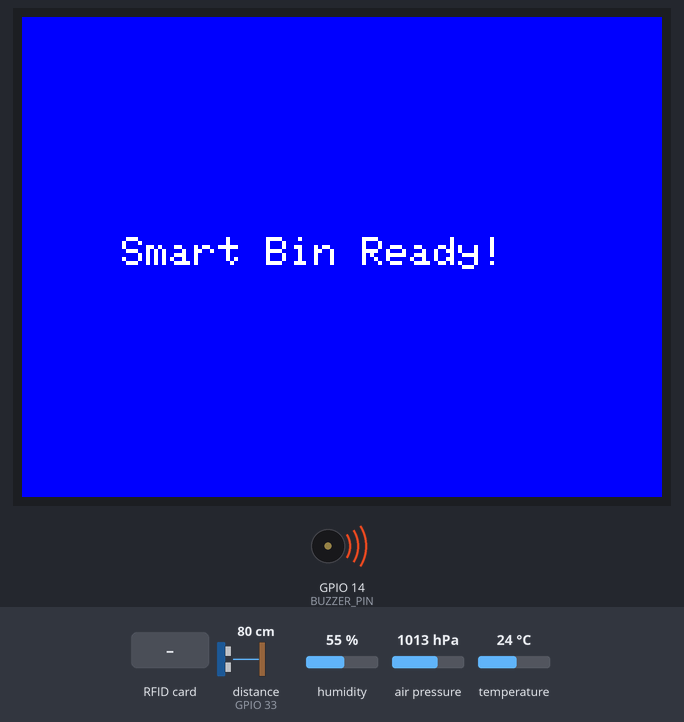
Simulated run of this program. Board: ESP32. On the bench: 320×240 colour display, buzzer (waves = sounding, pin HIGH). Wiring (inferred from the names in the program): ultrasonic range finder: trigger GPIO 32; echo GPIO 33. The inputs (shaded band) are chosen by the test bench; at power-on: distance to the obstacle (sensor on GPIO 33) 80 cm, humidity 55 %, air pressure 1013 hPa, temperature 24 °C. The echo pulse lasts 58.3 µs per cm; WiFi joins after 1.5 s; servers stay silent unless stated; random numbers use the default seed unless the program sets one; no MQTT or app messages arrive unless stated; not simulated (calls return 0 or success): secrets.h; pins used as bus, display or sensor lines are not drawn.

Above: at 2.2 s.
At 3.7 s:
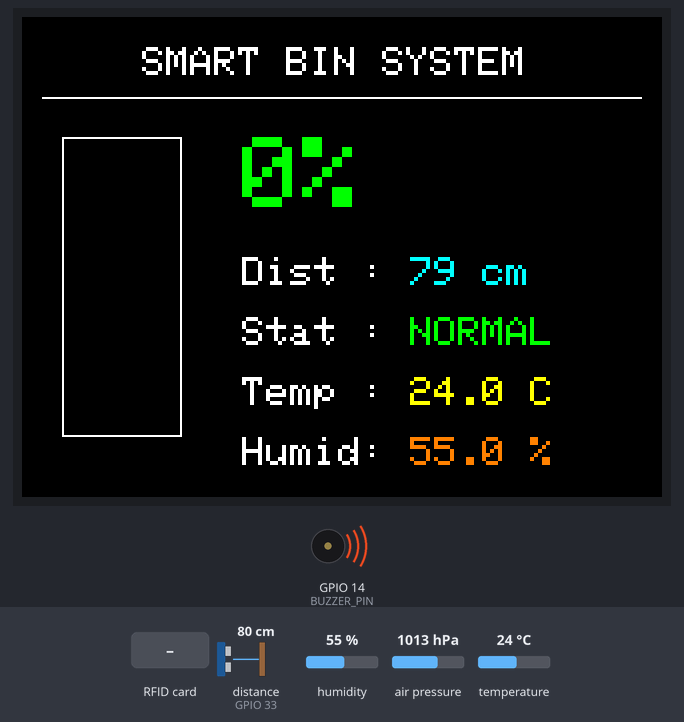
3.8 s: distance to the obstacle (sensor on GPIO 33) set to 2 cm
At 8.0 s:
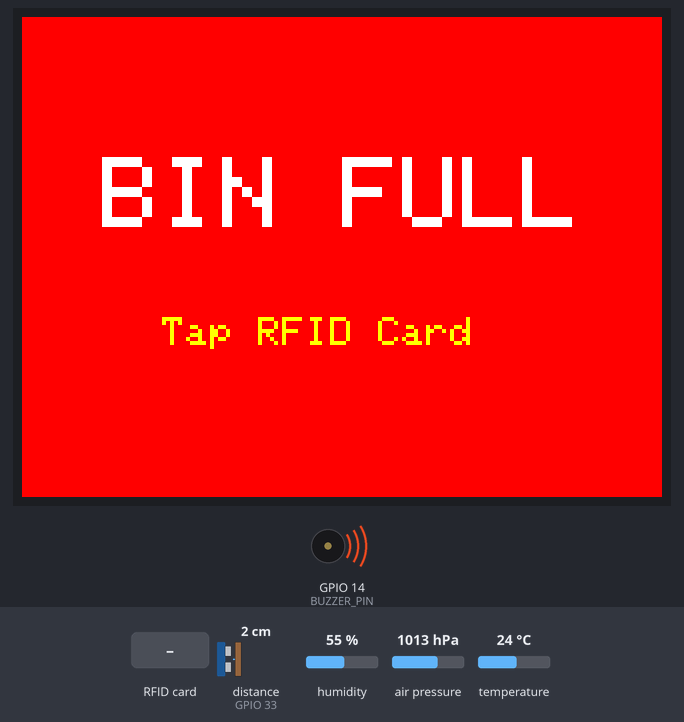
8.3 s: RFID card C6 FB 34 06 held to the reader
At 9.4 s:
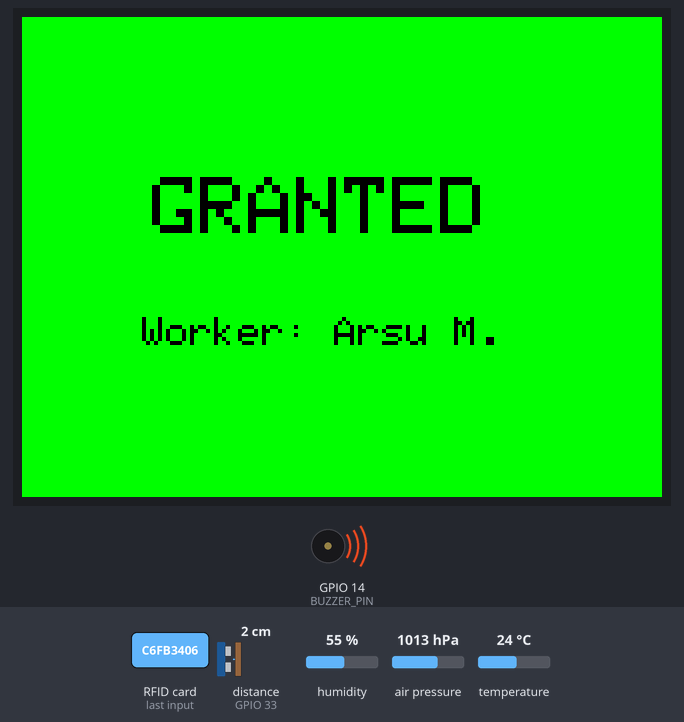
13.6 s: RFID card 5E 7A 19 C4 held to the reader
At 14.2 s:
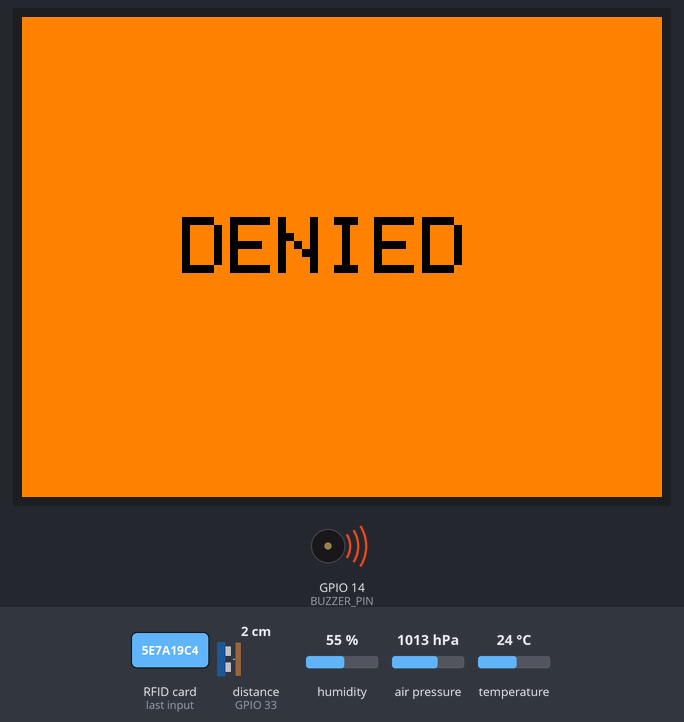
Timing chart, 0 to 16.6 s (numbered marks = the images above; inputs shaded):
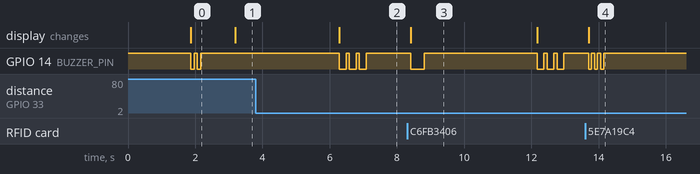

Measured:
- after the input at 3.8 s, GPIO 14 (BUZZER_PIN): alternates HIGH for 0.10 s and LOW for 0.20 s, 6 changes in all, then stays HIGH, starting after 2.5 s; the display: changes after 2.5 s (image 2)
- after the input at 8.3 s, GPIO 14 (BUZZER_PIN): HIGH → LOW after 0.11 s, → HIGH 0.40 s later, → LOW 3.4 s later, → HIGH 0.20 s later, … (8 changes in this stretch); the display: changes after 0.11 s (image 3)
- after the input at 13.6 s, GPIO 14 (BUZZER_PIN): alternates HIGH for 0.10 s and LOW for 0.08 s, 6 changes in all, then stays HIGH, starting after 0.11 s; the display: changes after 0.11 s (image 4)
- what the display in image 0 shows lasts 1.3 s, from 1.9 s to 3.2 s
- what the display in image 3 shows lasts 3.8 s, from 8.4 s to 12.2 s

The program:

main.cpp
```cpp
#include <Arduino.h>
#include <WiFi.h>
#include <PubSubClient.h>
#include <SPI.h>
#include <Wire.h> // --- เพิ่ม Library สำหรับ I2C ---
#include <MFRC522.h>
#include <secrets.h>

// --- Library จอ ST7789 ---
#include <Adafruit_GFX.h>
#include <Adafruit_ST7789.h>

// --- Library เซนเซอร์ AHT20 & BMP280 ---
#include <Adafruit_AHTX0.h>
#include <Adafruit_BMP280.h>

// ---------------- ตั้งค่า WiFi & MQTT ----------------
const char* ssid = SECRET_WIFI_SSID;
const char* password = SECRET_WIFI_PASS;
const char* mqtt_server = "broker.hivemq.com";
const int mqtt_port = 1883;

WiFiClient espClient;
PubSubClient client(espClient);

// ---------------- ตั้งค่า PIN ----------------
#define TRIG_PIN 32
#define ECHO_PIN 33
#define BUZZER_PIN 14
#define RFID_SS_PIN 5
#define RFID_RST_PIN 27

// --- ขาของจอ TFT ---
#define TFT_CS   15
#define TFT_DC   2
#define TFT_RST  4

// --- ขา I2C  ---
#define I2C_SDA 25
#define I2C_SCL 26

// ---------------- ตัวแปรระบบ ----------------
MFRC522 mfrc522(RFID_SS_PIN, RFID_RST_PIN);
Adafruit_ST7789 tft = Adafruit_ST7789(TFT_CS, TFT_DC, TFT_RST);

// สร้าง Object สำหรับเซนเซอร์
Adafruit_AHTX0 aht;
Adafruit_BMP280 bmp;

String knownCard = "c6 fb 34 06";
bool isBinFull = false;
unsigned long lastMeasureTime = 0;

void beep(int times, int duration) {
  for (int i = 0; i < times; i++) {
    digitalWrite(BUZZER_PIN, LOW);
    delay(duration);
    digitalWrite(BUZZER_PIN, HIGH);
    delay(100);
  }
}

void setup_wifi() {
  WiFi.begin(ssid, password);
  while (WiFi.status() != WL_CONNECTED) { delay(500); }
}

void reconnect() {
  while (!client.connected()) {
    String clientId = "SmartBin-ESP32-" + String(random(0xffff), HEX);
    if (client.connect(clientId.c_str())) { }
    else { delay(5000); }
  }
}

void setup() {
  Serial.begin(115200);

  pinMode(TRIG_PIN, OUTPUT);
  pinMode(ECHO_PIN, INPUT);
  pinMode(BUZZER_PIN, OUTPUT);
  digitalWrite(BUZZER_PIN, HIGH);

  // --- 1. เริ่มต้น I2C ที่ขา 25, 26 ---
  Wire.begin(I2C_SDA, I2C_SCL);

  // --- 2. เริ่มต้นจอ TFT ---
  tft.init(240, 320);
  tft.setRotation(1);
  tft.fillScreen(ST77XX_BLACK);
  tft.setTextColor(ST77XX_WHITE, ST77XX_BLACK);
  tft.setTextSize(2);
  tft.setCursor(40, 110);
  tft.println("System Starting...");

  setup_wifi();
  client.setServer(mqtt_server, mqtt_port);

  SPI.begin();
  mfrc522.PCD_Init();

  // --- 3. เริ่มต้น AHT & BMP280 ---
  if (!aht.begin()) {
    Serial.println("❌ หาเซนเซอร์ AHT ไม่เจอ!");
  }
  // โมดูลรวมแบบนี้ BMP280 มักจะใช้ Address 0x76 (ถ้าไม่ได้ให้แก้เป็น 0x77)
  if (!bmp.begin(0x76)) {
    Serial.println("❌ หาเซนเซอร์ BMP280 ไม่เจอ!");
  }

  tft.fillScreen(ST77XX_BLUE);
  tft.setCursor(50, 110);
  tft.setTextColor(ST77XX_WHITE);
  tft.println("Smart Bin Ready!");

  beep(2, 100);
}

void loop() {
  if (!client.connected()) { reconnect(); }
  client.loop();

  // 1. ตรวจสอบข้อมูลทุก 1 วินาที
  if (millis() - lastMeasureTime > 3000) {
    lastMeasureTime = millis();

    // --- อ่านค่าขยะ ---
    digitalWrite(TRIG_PIN, LOW); delayMicroseconds(2);
    digitalWrite(TRIG_PIN, HIGH); delayMicroseconds(10);
    digitalWrite(TRIG_PIN, LOW);
    long duration = pulseIn(ECHO_PIN, HIGH);
    int distance = duration * 0.034 / 2;
    int percent = constrain(map(distance, 30, 5, 0, 100), 0, 100);

    // --- อ่านค่าอุณหภูมิและความชื้น ---
    sensors_event_t humidity, temp;
    aht.getEvent(&humidity, &temp);
    float t = temp.temperature;
    float h = humidity.relative_humidity;
    float p = bmp.readPressure() / 100.0F; // ความดัน (hPa)

    // --- ส่งข้อมูลขึ้น MQTT แบบเหมาเข่ง ---
    client.publish("smartbin/fleet/1/level", String(percent).c_str());
    client.publish("smartbin/fleet/1/temp", String(t).c_str());
    client.publish("smartbin/fleet/1/humidity", String(h).c_str());

    // --- อัปเดตหน้าจอสถานะปกติ (แนวนอน) ---
    if (!isBinFull) {
      tft.fillScreen(ST77XX_BLACK);

      tft.setTextSize(2);
      tft.setTextColor(ST77XX_WHITE);
      tft.setCursor(60, 15);
      tft.println("SMART BIN SYSTEM");
      tft.drawFastHLine(10, 40, 300, ST77XX_WHITE);

      // หลอดขยะ
      int barX = 20;
      int barY = 60;
      int barWidth = 60;
      int barHeight = 150;
      int fillHeight = map(percent, 0, 100, 0, barHeight);

      uint16_t barColor;
      if (percent < 50) barColor = ST77XX_GREEN;
      else if (percent < 80) barColor = ST77XX_ORANGE;
      else barColor = ST77XX_RED;

      tft.drawRect(barX, barY, barWidth, barHeight, ST77XX_WHITE);
      tft.fillRect(barX + 2, barY + barHeight - fillHeight + 2, barWidth - 4, fillHeight - 4, barColor);

      // % ขยะ
      tft.setTextSize(5);
      tft.setTextColor(barColor);
      tft.setCursor(110, 60);
      tft.print(percent);
      tft.println("%");

      // ระยะทาง ขยับขึ้นมานิดหน่อย
      tft.setTextSize(2);
      tft.setTextColor(ST77XX_WHITE);
      tft.setCursor(110, 120);
      tft.print("Dist : ");
      tft.setTextColor(ST77XX_CYAN);
      tft.print(distance);
      tft.println(" cm");

      // สถานะ
      tft.setTextColor(ST77XX_WHITE);
      tft.setCursor(110, 150);
      tft.print("Stat : ");
      tft.setTextColor(ST77XX_GREEN);
      tft.println("NORMAL");

      // 🔽 แสดงอุณหภูมิและความชื้น 🔽
      tft.setTextColor(ST77XX_WHITE);
      tft.setCursor(110, 180);
      tft.print("Temp : ");
      tft.setTextColor(ST77XX_YELLOW);
      tft.print(t, 1); // โชว์ทศนิยม 1 ตำแหน่ง
      tft.println(" C");

      tft.setTextColor(ST77XX_WHITE);
      tft.setCursor(110, 210);
      tft.print("Humid: ");
      tft.setTextColor(ST77XX_ORANGE);
      tft.print(h, 1);
      tft.println(" %");
    }

    if (percent > 80 && !isBinFull) {
      isBinFull = true;
      client.publish("smartbin/fleet/1/alert", "FULL");

      tft.fillScreen(ST77XX_RED);
      tft.setTextColor(ST77XX_WHITE);
      tft.setTextSize(5);
      tft.setCursor(40, 70);
      tft.println("BIN FULL");

      tft.setTextSize(2);
      tft.setTextColor(ST77XX_YELLOW);
      tft.setCursor(70, 150);
      tft.println("Tap RFID Card");

      beep(3, 200);
    }
  }

  // 2. ระบบ RFID รอรับการยืนยันตัวตน (เหมือนเดิมเป๊ะ)
  if (mfrc522.PICC_IsNewCardPresent() && mfrc522.PICC_ReadCardSerial()) {
    String cardUID = "";
    for (byte i = 0; i < mfrc522.uid.size; i++) {
      cardUID += String(mfrc522.uid.uidByte[i] < 0x10 ? " 0" : " ");
      cardUID += String(mfrc522.uid.uidByte[i], HEX);
    }
    cardUID.trim();

    if (cardUID.equalsIgnoreCase(knownCard)) {
      client.publish("smartbin/fleet/1/worker", "Arsu Maehae");
      isBinFull = false;

      tft.fillScreen(ST77XX_GREEN);
      tft.setTextColor(ST77XX_BLACK);
      tft.setTextSize(4);
      tft.setCursor(65, 80);
      tft.println("GRANTED");

      tft.setTextSize(2);
      tft.setCursor(60, 150);
      tft.println("Worker: Arsu M.");

      beep(1, 400);
      delay(3000);

    } else {
      tft.fillScreen(ST77XX_ORANGE);
      tft.setTextColor(ST77XX_BLACK);
      tft.setTextSize(4);
      tft.setCursor(80, 100);
      tft.println("DENIED");

      beep(3, 80);
      delay(2000);
    }
    mfrc522.PICC_HaltA();
  }
}
```
